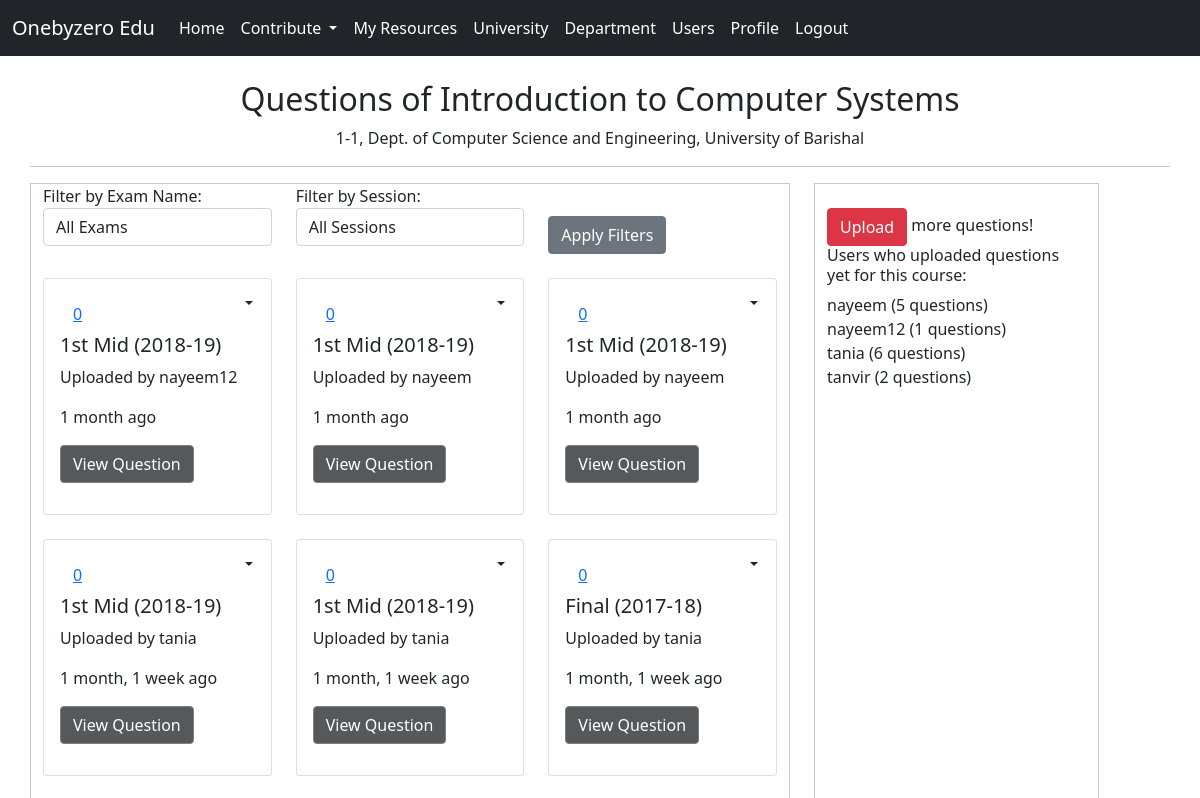
The app's page /study/view_questions/1/ (signed in, upper part), older data.
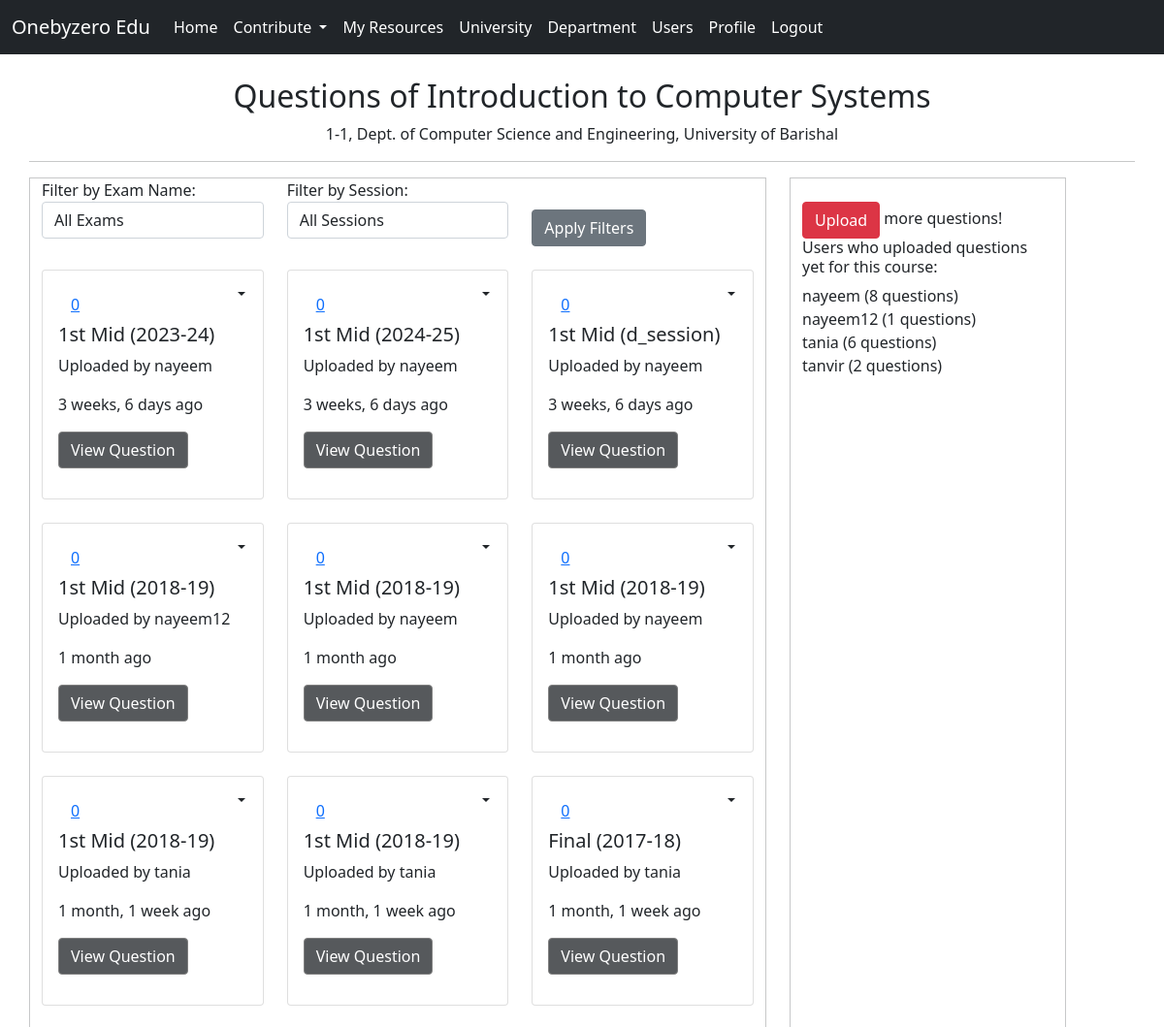
The same page, newer data.
### study/models.py (models this page shows, shortened)
class Question(models.Model):
    university = models.ForeignKey(University, on_delete=models.CASCADE)
    department = models.ForeignKey(Department, on_delete=models.CASCADE)
    year = models.PositiveIntegerField(choices=YEAR_CHOICES)
    semester = models.PositiveIntegerField(choices=SEMESTER_CHOICES)
    course = models.ForeignKey(Course, on_delete=models.CASCADE)
    exam_name = models.CharField(max_length=50, choices=EXAM_CHOICES)
    session = models.CharField(max_length=9, choices=SESSION_CHOICES)
    question_file = models.FileField(upload_to='study/questions/',
        validators=[FileExtensionValidator(allowed_extensions=['pdf', 'jpg', 'png', 'jpeg'])])
    upload_time = models.DateTimeField(auto_now_add=True)
    uploaded_by = models.ForeignKey(User, on_delete=models.CASCADE)
    love_count = models.IntegerField(default=0)
    feedback = models.TextField(blank=True, null=True)

### study/views.py (the view)
# urls.py: path('view_questions/<int:course_id>/', views.view_questions, name='view_questions'),
def view_questions(request, course_id):
    course = get_object_or_404(Course, pk=course_id)
    questions = Question.objects.filter(course=course).order_by('-upload_time')
    session_filter = request.GET.get('session')
    exam_name_filter = request.GET.get('exam_name')
    if session_filter:
        questions = questions.filter(session=session_filter)
    if exam_name_filter:
        questions = questions.filter(exam_name__icontains=exam_name_filter)
    all_uploaders = Question.objects.filter(course=course_id).values_list('uploaded_by__username', flat=True).distinct()
    users_with_question_count = (
        Question.objects
        .filter(course=course)
        .values('uploaded_by__username')
        .annotate(question_count=Count('uploaded_by__username'))
    )
    user_profile = Profile.objects.get(user=request.user)
    user_department_id = user_profile.department.id
    context = {
        'questions': questions,
        'course': course,
        'all_uploaders': all_uploaders,
        'users_with_question_count': users_with_question_count,
        'user_department_id': user_department_id,
        'user_profile': user_profile,
    }
    return render(request, 'resources/questions/view_questions.html', context)

### study/templatetags/time_filters.py (called while the page is built)
@register.filter(name='time_ago')
def time_ago(value):
    if isinstance(value, datetime.datetime):
        return timesince(value, now())
    return value  # Return the original value if it's not a datetime object

### study/templates/resources/questions/view_questions.html (shortened to what the changed rows need)
{% extends "base.html" %}
{% load time_filters %}
{% load static %}
{% block content %}
    <div class="container mt-4">
        <div class="row">
            <div class="text-center">
                <h2>Questions of {{ course.title }}</h2>
            </div>
            <div class="col-md-8 resources-border">
                <div class="row">
                    {% for qs in questions %}
                        <div class="col-md-4 mb-4">
                            <div class="card">
                                <div class="card-body" style="height: 235px; overflow: hidden;">
                                    <div  class="dropdown dropleft" style="position: absolute; top: 5px; right: 5px;">
                                        <button class="btn dropdown-toggle" type="button" id="dropdownMenuButton" data-bs-toggle="dropdown" aria-haspopup="true" aria-expanded="false">
                                        </button>
                                    </div>
                    <button class="btn btn-link" id="loveBtn{{ qs.id }}" onclick="handleLoveClick({{ qs.id }})">
                        <span id="loveCount{{ qs.id }}">{{ qs.love_count }}</span>
                    </button>
                                    <h5 class="card-title">{{ qs.exam_name }} ({{ qs.session }})</h5>
                                    <p class="card-text">Uploaded by {{ qs.uploaded_by.username }}</p>
                                    <p>{{ qs.upload_time|time_ago }} ago</p>
                                    {% if user_department_id == 1 %}
                                    <a href="{{ qs.question_file.url }}" target="_blank" class="btn btn-primary  view-btn" data-toggle="modal" data-target="#imageModal{{ qs.id }}">
                                         View Question
                                    </a>
                                    {% else %}
                                    <a href="{% url 'login' %}" class="btn btn-primary  view-btn" data-toggle="modal" data-target="#imageModal{{ qs.id }}">
                                        <i class="far fa-eye"></i> View Question
                                    </a>
                                    {% endif %}
                                </div>
                            </div>
                        </div>
                    {% empty %}
                        <p class="col-12 text-center">No questions available.</p>
                    {% endfor %}
                </div>
            </div>
            <div class="col-md-3 resources-border">
                <div class="row justify-content-between align-items-center mt-4">
                    <div>
                        <ul class="list-unstyled">
                            {% for user_info in users_with_question_count %}
                                <li>{{ user_info.uploaded_by__username }} ({{ user_info.question_count }} questions)</li>
                            {% empty %}
                                <li>No users have uploaded questions for this course.</li>
                            {% endfor %}
                        </ul>
                    </div>
                </div>
            </div>
        </div>
    </div>
{% endblock %}

Row changes from the older to the newer data that the page shows:
added Question: love_count "0", exam_name "1st Mid", session "2023-24", uploaded_by.username "nayeem", upload_time "3 weeks, 6 days"
added Question: love_count "0", exam_name "1st Mid", session "2024-25", uploaded_by.username "nayeem", upload_time "3 weeks, 6 days"
added Question: love_count "0", exam_name "1st Mid", session "d_session", uploaded_by.username "nayeem", upload_time "3 weeks, 6 days"
Text that changed along with them:
{{ user_info.question_count }}: "5" → "8"
